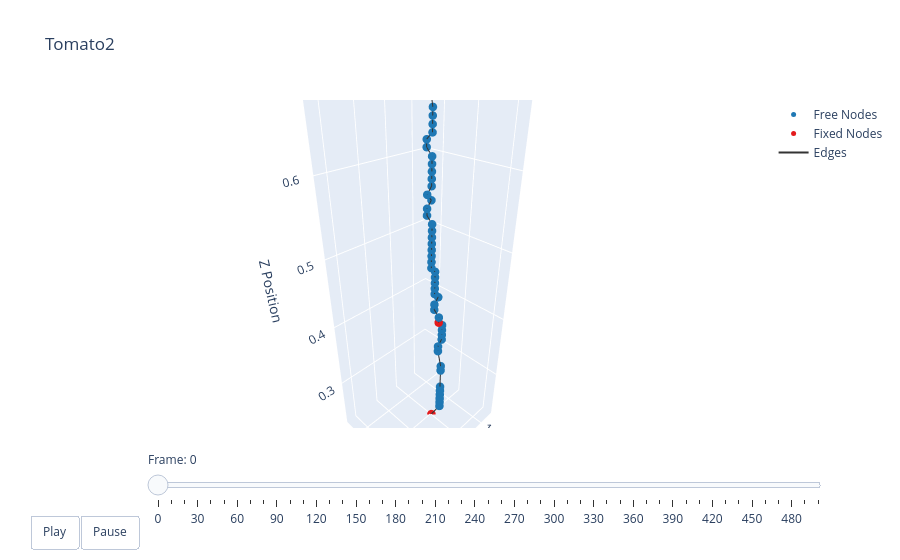

Source (notebook cell):
### Markdown cell above
### Plotting

### Code cell
t = np.arange(robot.sim_params.total_time, step=robot.sim_params.dt)
options = dismech.AnimationOptions(title='Tomato2', plot_step=10)

fig = dismech.get_interactive_animation_plotly(robot, t, qs , options)
fig.show()

### Figure 1 — Plotly figure (JSON) as saved in the notebook; plotly's stock layout.template omitted (floating-point values rounded to 4 significant figures; data arrays with more than 128 entries replaced by an {"elided": "..."} marker saying what was removed)
{"data": [{"marker": {"color": "#1f78b4", "size": 5}, "mode": "markers", "name": "Free Nodes", "type": "scatter3d", "x": [1.1, 1.1, 1.1, 1.1, 1.1, 1.1, 1.1, 1.1, 1.108, 1.108, 1.1, 1.1, 1.1, 1.1, 1.108, 1.108, 1.108, 1.1, 1.108, 1.108, 1.108, 1.108, 1.108, 1.116, 1.116, 1.116, 1.116, 1.116, 1.116, 1.116, 1.116, 1.116, 1.116, 1.108, 1.116, 1.108, 1.108, 1.108, 1.108, 1.108, 1.108, 1.108, 1.108, 1.108, 1.108, 1.108, 1.116, 1.044, 1.124, 1.044, 1.132, 1.092, 1.052, 1.132, 1.06, 1.084, 1.156, 1.14, 1.14, 1.14, 1.044, 1.052, 1.06, 1.148, 1.036, 1.068, 1.148, 1.14, 1.148, 1.14, 1.188, 1.188, 1.084, 1.092, 1.156, 1.132, 1.172, 1.18, 1.188, 1.18, 1.172, 1.172, 1.204, 1.156, 1.164, 1.164, 1.156, 1.156], "y": [0.01728, 0.01728, 0.01728, 0.01728, 0.01728, 0.01728, 0.01728, 0.01728, 0.01728, 0.01728, 0.01728, 0.01728, 0.01728, 0.01728, 0.01727, 0.009274, 0.009272, 0.00927, 0.009268, 0.009267, 0.009266, 0.009265, 0.009264, 0.009262, 0.009261, 0.009259, 0.009258, 0.009257, 0.009255, 0.009254, 0.009252, 0.001253, 0.001251, 0.001249, 0.001248, 0.001246, 0.001245, 0.001244, 0.001244, 0.001243, -0.006756, -0.006757, 0.001241, 0.001241, 0.001241, 0.001241, 0.00124, 0.01723, 0.00924, 0.01723, -0.01476, 0.009238, 0.01723, 0.01724, 0.01723, 0.01724, 0.01724, 0.02524, 0.03324, -0.03076, 0.02523, 0.02523, 0.03323, -0.03876, 0.03323, 0.04123, -0.07076, -0.05476, -0.04676, -0.03076, -0.006755, 0.001245, 0.05724, 0.06524, -0.07876, -0.05476, -0.05476, -0.04676, -0.03876, -0.01476, -0.006756, 0.001244, -0.04676, -0.01476, -0.006756, 0.01724, 0.02524, 0.03324], "z": [0.2497, 0.2577, 0.2657, 0.2737, 0.2817, 0.2897, 0.3217, 0.3297, 0.3616, 0.3696, 0.3777, 0.3857, 0.3937, 0.4017, 0.4177, 0.4257, 0.4336, 0.4416, 0.4496, 0.4576, 0.4656, 0.4736, 0.4816, 0.4896, 0.4976, 0.5056, 0.5136, 0.5216, 0.5296, 0.5376, 0.5456, 0.5536, 0.5616, 0.5696, 0.5776, 0.5856, 0.5936, 0.6016, 0.6096, 0.6176, 0.6256, 0.6336, 0.6416, 0.6496, 0.6576, 0.6656, 0.6976, 0.6975, 0.7056, 0.7055, 0.7136, 0.7136, 0.7136, 0.7136, 0.7216, 0.7216, 0.7216, 0.7216, 0.7216, 0.7296, 0.7296, 0.7296, 0.7296, 0.7376, 0.7376, 0.7376, 0.7456, 0.7456, 0.7456, 0.7456, 0.7456, 0.7456, 0.7456, 0.7456, 0.7536, 0.7536, 0.7536, 0.7536, 0.7536, 0.7536, 0.7536, 0.7536, 0.7616, 0.7616, 0.7616, 0.7616, 0.7616, 0.7616]}, {"marker": {"color": "#e31a1c", "size": 5}, "mode": "markers", "name": "Fixed Nodes", "type": "scatter3d", "x": [1.099, 1.108], "y": [0.001274, 0.01727], "z": [0.2177, 0.4097]}, {"line": {"color": "#333333", "width": 2}, "mode": "lines", "name": "Edges", "type": "scatter3d", "x": {"elided": "267 float values"}, "y": {"elided": "267 float values"}, "z": {"elided": "267 float values"}}, {"color": "rgba(166, 206, 227, 0.7)", "i": [], "j": [], "k": [], "name": "Faces", "opacity": 0.7, "showscale": false, "type": "mesh3d", "x": [1.099, 1.1, 1.1, 1.1, 1.1, 1.1, 1.1, 1.1, 1.1, 1.108, 1.108, 1.1, 1.1, 1.1, 1.1, 1.108, 1.108, 1.108, 1.108, 1.1, 1.108, 1.108, 1.108, 1.108, 1.108, 1.116, 1.116, 1.116, 1.116, 1.116, 1.116, 1.116, 1.116, 1.116, 1.116, 1.108, 1.116, 1.108, 1.108, 1.108, 1.108, 1.108, 1.108, 1.108, 1.108, 1.108, 1.108, 1.108, 1.116, 1.044, 1.124, 1.044, 1.132, 1.092, 1.052, 1.132, 1.06, 1.084, 1.156, 1.14, 1.14, 1.14, 1.044, 1.052, 1.06, 1.148, 1.036, 1.068, 1.148, 1.14, 1.148, 1.14, 1.188, 1.188, 1.084, 1.092, 1.156, 1.132, 1.172, 1.18, 1.188, 1.18, 1.172, 1.172, 1.204, 1.156, 1.164, 1.164, 1.156, 1.156], "y": [0.001274, 0.01728, 0.01728, 0.01728, 0.01728, 0.01728, 0.01728, 0.01728, 0.01728, 0.01728, 0.01728, 0.01728, 0.01728, 0.01728, 0.01728, 0.01727, 0.01727, 0.009274, 0.009272, 0.00927, 0.009268, 0.009267, 0.009266, 0.009265, 0.009264, 0.009262, 0.009261, 0.009259, 0.009258, 0.009257, 0.009255, 0.009254, 0.009252, 0.001253, 0.001251, 0.001249, 0.001248, 0.001246, 0.001245, 0.001244, 0.001244, 0.001243, -0.006756, -0.006757, 0.001241, 0.001241, 0.001241, 0.001241, 0.00124, 0.01723, 0.00924, 0.01723, -0.01476, 0.009238, 0.01723, 0.01724, 0.01723, 0.01724, 0.01724, 0.02524, 0.03324, -0.03076, 0.02523, 0.02523, 0.03323, -0.03876, 0.03323, 0.04123, -0.07076, -0.05476, -0.04676, -0.03076, -0.006755, 0.001245, 0.05724, 0.06524, -0.07876, -0.05476, -0.05476, -0.04676, -0.03876, -0.01476, -0.006756, 0.001244, -0.04676, -0.01476, -0.006756, 0.01724, 0.02524, 0.03324], "z": [0.2177, 0.2497, 0.2577, 0.2657, 0.2737, 0.2817, 0.2897, 0.3217, 0.3297, 0.3616, 0.3696, 0.3777, 0.3857, 0.3937, 0.4017, 0.4097, 0.4177, 0.4257, 0.4336, 0.4416, 0.4496, 0.4576, 0.4656, 0.4736, 0.4816, 0.4896, 0.4976, 0.5056, 0.5136, 0.5216, 0.5296, 0.5376, 0.5456, 0.5536, 0.5616, 0.5696, 0.5776, 0.5856, 0.5936, 0.6016, 0.6096, 0.6176, 0.6256, 0.6336, 0.6416, 0.6496, 0.6576, 0.6656, 0.6976, 0.6975, 0.7056, 0.7055, 0.7136, 0.7136, 0.7136, 0.7136, 0.7216, 0.7216, 0.7216, 0.7216, 0.7216, 0.7296, 0.7296, 0.7296, 0.7296, 0.7376, 0.7376, 0.7376, 0.7456, 0.7456, 0.7456, 0.7456, 0.7456, 0.7456, 0.7456, 0.7456, 0.7536, 0.7536, 0.7536, 0.7536, 0.7536, 0.7536, 0.7536, 0.7536, 0.7616, 0.7616, 0.7616, 0.7616, 0.7616, 0.7616]}], "layout": {"scene": {"camera": {"eye": {"x": 1.225, "y": 1.225, "z": 1.0}}, "xaxis": {"range": [1.02, 1.219], "title": {"text": "X Position"}}, "yaxis": {"range": [-0.07887, 0.0654], "title": {"text": "Y Position"}}, "zaxis": {"range": [0.2177, 0.7616], "title": {"text": "Z Position"}}}, "sliders": [{"currentvalue": {"prefix": "Frame: "}, "steps": [{"args": [["0"], {"frame": {"duration": 50, "redraw": true}, "mode": "immediate"}], "label": "0", "method": "animate"}, {"args": [["1"], {"frame": {"duration": 50, "redraw": true}, "mode": "immediate"}], "label": "10", "method": "animate"}, {"args": [["2"], {"frame": {"duration": 50, "redraw": true}, "mode": "immediate"}], "label": "20", "method": "animate"}, {"args": [["3"], {"frame": {"duration": 50, "redraw": true}, "mode": "immediate"}], "label": "30", "method": "animate"}, {"args": [["4"], {"frame": {"duration": 50, "redraw": true}, "mode": "immediate"}], "label": "40", "method": "animate"}, {"args": [["5"], {"frame": {"duration": 50, "redraw": true}, "mode": "immediate"}], "label": "50", "method": "animate"}, {"args": [["6"], {"frame": {"duration": 50, "redraw": true}, "mode": "immediate"}], "label": "60", "method": "animate"}, {"args": [["7"], {"frame": {"duration": 50, "redraw": true}, "mode": "immediate"}], "label": "70", "method": "animate"}, {"args": [["8"], {"frame": {"duration": 50, "redraw": true}, "mode": "immediate"}], "label": "80", "method": "animate"}, {"args": [["9"], {"frame": {"duration": 50, "redraw": true}, "mode": "immediate"}], "label": "90", "method": "animate"}, {"args": [["10"], {"frame": {"duration": 50, "redraw": true}, "mode": "immediate"}], "label": "100", "method": "animate"}, {"args": [["11"], {"frame": {"duration": 50, "redraw": true}, "mode": "immediate"}], "label": "110", "method": "animate"}, {"args": [["12"], {"frame": {"duration": 50, "redraw": true}, "mode": "immediate"}], "label": "120", "method": "animate"}, {"args": [["13"], {"frame": {"duration": 50, "redraw": true}, "mode": "immediate"}], "label": "130", "method": "animate"}, {"args": [["14"], {"frame": {"duration": 50, "redraw": true}, "mode": "immediate"}], "label": "140", "method": "animate"}, {"args": [["15"], {"frame": {"duration": 50, "redraw": true}, "mode": "immediate"}], "label": "150", "method": "animate"}, {"args": [["16"], {"frame": {"duration": 50, "redraw": true}, "mode": "immediate"}], "label": "160", "method": "animate"}, {"args": [["17"], {"frame": {"duration": 50, "redraw": true}, "mode": "immediate"}], "label": "170", "method": "animate"}, {"args": [["18"], {"frame": {"duration": 50, "redraw": true}, "mode": "immediate"}], "label": "180", "method": "animate"}, {"args": [["19"], {"frame": {"duration": 50, "redraw": true}, "mode": "immediate"}], "label": "190", "method": "animate"}, {"args": [["20"], {"frame": {"duration": 50, "redraw": true}, "mode": "immediate"}], "label": "200", "method": "animate"}, {"args": [["21"], {"frame": {"duration": 50, "redraw": true}, "mode": "immediate"}], "label": "210", "method": "animate"}, {"args": [["22"], {"frame": {"duration": 50, "redraw": true}, "mode": "immediate"}], "label": "220", "method": "animate"}, {"args": [["23"], {"frame": {"duration": 50, "redraw": true}, "mode": "immediate"}], "label": "230", "method": "animate"}, {"args": [["24"], {"frame": {"duration": 50, "redraw": true}, "mode": "immediate"}], "label": "240", "method": "animate"}, {"args": [["25"], {"frame": {"duration": 50, "redraw": true}, "mode": "immediate"}], "label": "250", "method": "animate"}, {"args": [["26"], {"frame": {"duration": 50, "redraw": true}, "mode": "immediate"}], "label": "260", "method": "animate"}, {"args": [["27"], {"frame": {"duration": 50, "redraw": true}, "mode": "immediate"}], "label": "270", "method": "animate"}, {"args": [["28"], {"frame": {"duration": 50, "redraw": true}, "mode": "immediate"}], "label": "280", "method": "animate"}, {"args": [["29"], {"frame": {"duration": 50, "redraw": true}, "mode": "immediate"}], "label": "290", "method": "animate"}, {"args": [["30"], {"frame": {"duration": 50, "redraw": true}, "mode": "immediate"}], "label": "300", "method": "animate"}, {"args": [["31"], {"frame": {"duration": 50, "redraw": true}, "mode": "immediate"}], "label": "310", "method": "animate"}, {"args": [["32"], {"frame": {"duration": 50, "redraw": true}, "mode": "immediate"}], "label": "320", "method": "animate"}, {"args": [["33"], {"frame": {"duration": 50, "redraw": true}, "mode": "immediate"}], "label": "330", "method": "animate"}, {"args": [["34"], {"frame": {"duration": 50, "redraw": true}, "mode": "immediate"}], "label": "340", "method": "animate"}, {"args": [["35"], {"frame": {"duration": 50, "redraw": true}, "mode": "immediate"}], "label": "350", "method": "animate"}, {"args": [["36"], {"frame": {"duration": 50, "redraw": true}, "mode": "immediate"}], "label": "360", "method": "animate"}, {"args": [["37"], {"frame": {"duration": 50, "redraw": true}, "mode": "immediate"}], "label": "370", "method": "animate"}, {"args": [["38"], {"frame": {"duration": 50, "redraw": true}, "mode": "immediate"}], "label": "380", "method": "animate"}, {"args": [["39"], {"frame": {"duration": 50, "redraw": true}, "mode": "immediate"}], "label": "390", "method": "animate"}, {"args": [["40"], {"frame": {"duration": 50, "redraw": true}, "mode": "immediate"}], "label": "400", "method": "animate"}, {"args": [["41"], {"frame": {"duration": 50, "redraw": true}, "mode": "immediate"}], "label": "410", "method": "animate"}, {"args": [["42"], {"frame": {"duration": 50, "redraw": true}, "mode": "immediate"}], "label": "420", "method": "animate"}, {"args": [["43"], {"frame": {"duration": 50, "redraw": true}, "mode": "immediate"}], "label": "430", "method": "animate"}, {"args": [["44"], {"frame": {"duration": 50, "redraw": true}, "mode": "immediate"}], "label": "440", "method": "animate"}, {"args": [["45"], {"frame": {"duration": 50, "redraw": true}, "mode": "immediate"}], "label": "450", "method": "animate"}, {"args": [["46"], {"frame": {"duration": 50, "redraw": true}, "mode": "immediate"}], "label": "460", "method": "animate"}, {"args": [["47"], {"frame": {"duration": 50, "redraw": true}, "mode": "immediate"}], "label": "470", "method": "animate"}, {"args": [["48"], {"frame": {"duration": 50, "redraw": true}, "mode": "immediate"}], "label": "480", "method": "animate"}, {"args": [["49"], {"frame": {"duration": 50, "redraw": true}, "mode": "immediate"}], "label": "490", "method": "animate"}, {"args": [["50"], {"frame": {"duration": 50, "redraw": true}, "mode": "immediate"}], "label": "499", "method": "animate"}], "transition": {"duration": 0}, "x": 0.1, "y": 0}], "title": {"text": "Tomato2"}, "updatemenus": [{"buttons": [{"args": [null, {"frame": {"duration": 50, "redraw": true}, "fromcurrent": true}], "label": "Play", "method": "animate"}, {"args": [[null], {"frame": {"duration": 0, "redraw": true}, "mode": "immediate"}], "label": "Pause", "method": "animate"}], "direction": "left", "pad": {"r": 10, "t": 87}, "showactive": false, "type": "buttons", "x": 0.1, "xanchor": "right", "y": 0, "yanchor": "top"}]}}
